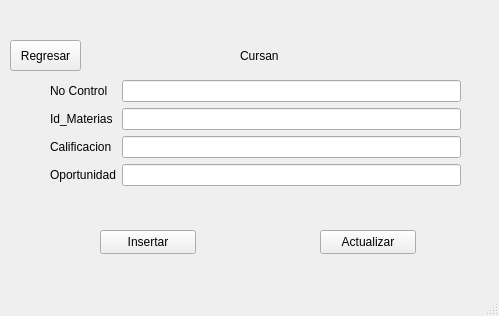
<?xml version="1.0" encoding="UTF-8"?>
<ui version="4.0">
 <class>MainWindow</class>
 <widget class="QMainWindow" name="MainWindow">
  <property name="geometry">
   <rect>
    <x>0</x>
    <y>0</y>
    <width>499</width>
    <height>316</height>
   </rect>
  </property>
  <property name="windowTitle">
   <string>MainWindow</string>
  </property>
  <widget class="QWidget" name="centralwidget">
   <widget class="QPushButton" name="botonGuardar">
    <property name="geometry">
     <rect>
      <x>100</x>
      <y>230</y>
      <width>96</width>
      <height>24</height>
     </rect>
    </property>
    <property name="text">
     <string>Insertar</string>
    </property>
    <property name="icon">
     <iconset>
      <normaloff>../img/ins.png</normaloff>../img/ins.png</iconset>
    </property>
   </widget>
   <widget class="QPushButton" name="botonSalir">
    <property name="geometry">
     <rect>
      <x>10</x>
      <y>40</y>
      <width>71</width>
      <height>31</height>
     </rect>
    </property>
    <property name="text">
     <string>Regresar</string>
    </property>
   </widget>
   <widget class="QLabel" name="label">
    <property name="geometry">
     <rect>
      <x>240</x>
      <y>30</y>
      <width>101</width>
      <height>51</height>
     </rect>
    </property>
    <property name="styleSheet">
     <string notr="true">
font: 20pt &quot;Tw Cen MT Condensed Extra Bold&quot;;</string>
    </property>
    <property name="text">
     <string>Cursan</string>
    </property>
   </widget>
   <widget class="QWidget" name="formLayoutWidget">
    <property name="geometry">
     <rect>
      <x>50</x>
      <y>80</y>
      <width>411</width>
      <height>112</height>
     </rect>
    </property>
    <layout class="QFormLayout" name="formLayout_2">
     <item row="0" column="0">
      <widget class="QLabel" name="label_2">
       <property name="styleSheet">
        <string notr="true">font: 14pt &quot;MS Shell Dlg 2&quot;;</string>
       </property>
       <property name="text">
        <string>No Control</string>
       </property>
      </widget>
     </item>
     <item row="0" column="1">
      <widget class="QLineEdit" name="noControlLineEdit">
       <property name="inputMask">
        <string/>
       </property>
      </widget>
     </item>
     <item row="1" column="0">
      <widget class="QLabel" name="label_3">
       <property name="styleSheet">
        <string notr="true">font: 14pt &quot;MS Shell Dlg 2&quot;;</string>
       </property>
       <property name="text">
        <string>Id_Materias</string>
       </property>
      </widget>
     </item>
     <item row="1" column="1">
      <widget class="QLineEdit" name="idMateriaLineEdit"/>
     </item>
     <item row="2" column="0">
      <widget class="QLabel" name="label_8">
       <property name="styleSheet">
        <string notr="true">font: 14pt &quot;MS Shell Dlg 2&quot;;</string>
       </property>
       <property name="text">
        <string>Calificacion</string>
       </property>
      </widget>
     </item>
     <item row="2" column="1">
      <widget class="QLineEdit" name="califlineedit"/>
     </item>
     <item row="3" column="0">
      <widget class="QLabel" name="label_4">
       <property name="styleSheet">
        <string notr="true">font: 14pt &quot;MS Shell Dlg 2&quot;;</string>
       </property>
       <property name="text">
        <string>Oportunidad</string>
       </property>
      </widget>
     </item>
     <item row="3" column="1">
      <widget class="QLineEdit" name="oportunidadline">
       <property name="text">
        <string/>
       </property>
      </widget>
     </item>
    </layout>
   </widget>
   <widget class="QPushButton" name="botonActualizar">
    <property name="geometry">
     <rect>
      <x>320</x>
      <y>230</y>
      <width>96</width>
      <height>24</height>
     </rect>
    </property>
    <property name="text">
     <string>Actualizar</string>
    </property>
    <property name="icon">
     <iconset>
      <normaloff>../img/ins.png</normaloff>../img/ins.png</iconset>
    </property>
   </widget>
  </widget>
  <widget class="QStatusBar" name="statusbar"/>
 </widget>
 <resources/>
 <connections/>
</ui>
